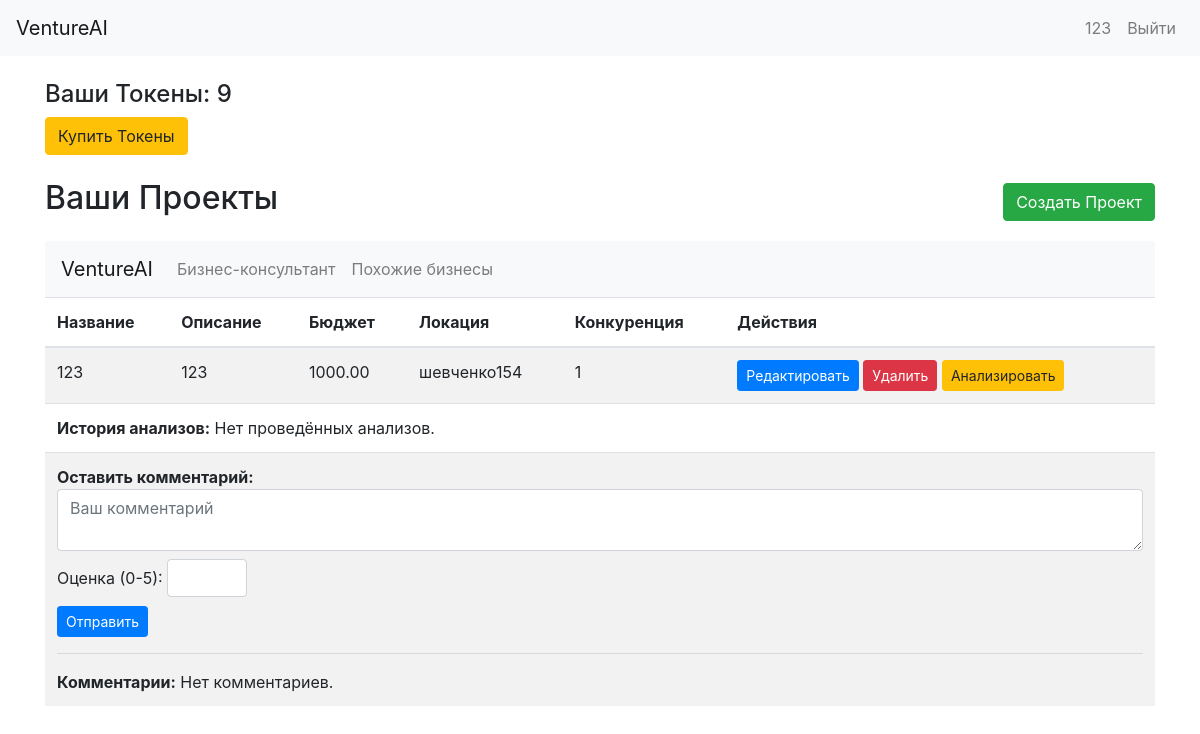
Screenshot of / (signed in) with the database file from the repository.
### core/models.py (models this page shows, shortened)
class User(AbstractUser):
    email = models.EmailField(unique=True)
    tokens = models.IntegerField(default=3)  # Начальное количество токенов
    USERNAME_FIELD = 'email'
    REQUIRED_FIELDS = ['username']

class BusinessProject(models.Model):
    user = models.ForeignKey(User, on_delete=models.CASCADE, related_name='projects')
    name = models.CharField(max_length=255)
    description = models.TextField()
    budget = models.DecimalField(max_digits=12, decimal_places=2)
    location = models.CharField(max_length=255)
    competition_level = models.IntegerField(choices=[(i, i) for i in range(1, 6)])  # Правильное имя поля
    created_at = models.DateTimeField(default=timezone.now)

### core/views.py (the view)
# urls.py: path('', views.dashboard, name='dashboard'),
@login_required
def dashboard(request):
    projects = BusinessProject.objects.filter(user=request.user)
    return render(request, 'core/dashboard.html', {'projects': projects})

### core/templates/core/dashboard.html (shortened to what this page needs)
{% extends 'core/base.html' %}
{% load crispy_forms_tags %}
{% block content %}
<div class="mb-4">
    <h4>Ваши Токены: {{ user.tokens }}</h4>
    <a href="{% url 'core:buy_tokens' %}" class="btn btn-warning">Купить Токены</a>
</div>
<div class="d-flex justify-content-between align-items-center mb-3">
    <h2>Ваши Проекты</h2>
    <a href="{% url 'core:project_create' %}" class="btn btn-success">Создать Проект</a>
</div>
<table class="table table-striped">
    <thead>
        <tr>
            <th>Название</th>
            <th>Описание</th>
            <th>Бюджет</th>
            <th>Локация</th>
            <th>Конкуренция</th>
            <th>Действия</th>
        </tr>
    </thead>
    <tbody>
        {% for project in projects %}
        <tr>
            <td>{{ project.name }}</td>
            <td>{{ project.description }}</td>
            <td>{{ project.budget }}</td>
            <td>{{ project.location }}</td>
            <td>{{ project.competition_level }}</td>
            <td>
                <a href="{% url 'core:project_update' pk=project.pk %}" class="btn btn-primary btn-sm">Редактировать</a>
                <a href="{% url 'core:project_delete' pk=project.pk %}" class="btn btn-danger btn-sm">Удалить</a>
                <a href="{% url 'core:project_analyze' pk=project.pk %}" class="btn btn-warning btn-sm">Анализировать</a>
            </td>
        </tr>
<nav class="navbar navbar-expand-lg navbar-light bg-light">
    <a class="navbar-brand" href="{% url 'core:dashboard' %}">VentureAI</a>
    <div class="collapse navbar-collapse" id="navbarNav">
        <ul class="navbar-nav ms-auto">
            {% if user.is_authenticated %}
                <li class="nav-item"><a class="nav-link" href="{% url 'core:business_advice' %}">Бизнес-консультант</a></li>
                <li class="nav-item"><a class="nav-link" href="{% url 'core:similar_businesses' %}">Похожие бизнесы</a></li>
            {% endif %}
        </ul>
    </div>
</nav>
    <td colspan="6">
        <strong>История анализов:</strong>
        {% if project.analyses.all %}
            <ul>
                {% for analysis in project.analyses.all %}
                    <li>
                        {{ analysis.analyzed_at|date:"d.m.Y H:i" }} — Вероятность успеха: {{ analysis.success_probability }}%<br>
                        Рекомендации: {{ analysis.recommendations }}
                    </li>
                {% endfor %}
            </ul>
        {% else %}
            Нет проведённых анализов.
        {% endif %}
    </td>
<tr>
    <td colspan="6">
        <strong>Оставить комментарий:</strong>
        <form action="{% url 'core:add_comment' pk=project.pk %}" method="post">
            <div class="mb-2">
                <textarea name="comment" class="form-control" rows="2" placeholder="Ваш комментарий"></textarea>
            </div>
            <div class="mb-2">
                <label for="rating_{{ project.pk }}">Оценка (0-5): </label>
                <input type="number" id="rating_{{ project.pk }}" name="rating" min="0" max="5" class="form-control" style="width: 80px; display: inline-block;">
            </div>
            <button type="submit" class="btn btn-sm btn-primary">Отправить</button>
        </form>
        <hr>
        <strong>Комментарии:</strong>
        {% if project.comments.all %}
            <ul>
                {% for comment in project.comments.all %}
                    <li>
                        <strong>{{ comment.user.username }}:</strong> {{ comment.comment }}<br>
                        Оценка: {{ comment.rating }} | {{ comment.created_at|date:"d.m.Y H:i" }}
                    </li>
                {% endfor %}
            </ul>
        {% else %}
            Нет комментариев.
        {% endif %}
    </td>
</tr>
        {% endfor %}
    </tbody>
</table>
{% endblock %}

### core/templates/core/base.html (shortened to what this page needs)
<!DOCTYPE html>
<html lang="ru">
<head>
    <link rel="stylesheet" href="https://stackpath.bootstrapcdn.com/bootstrap/4.5.2/css/bootstrap.min.css">
    {% load static %}
    <link rel="stylesheet" href="{% static 'css/styles.css' %}">
</head>
<body>
    <nav class="navbar navbar-expand-lg navbar-light bg-light">
        <a class="navbar-brand" href="{% url 'core:dashboard' %}">VentureAI</a>
        <div class="collapse navbar-collapse">
            <ul class="navbar-nav ml-auto">
                {% if user.is_authenticated %}
                <li class="nav-item">
                    <a class="nav-link" href="#">{{ user.username }}</a>
                </li>
                <li class="nav-item">
                    <a class="nav-link" href="{% url 'core:logout' %}">Выйти</a>
                </li>
                {% endif %}
            </ul>
        </div>
    </nav>
    <div class="container mt-4">
        {% block content %}
        {% endblock %}
    </div>
<div aria-live="polite" aria-atomic="true" class="position-relative">
  <div class="toast-container position-absolute top-0 end-0 p-3">
  </div>
</div>
</body>
</html>

### rows the page displays
User: username "123", tokens "9"
BusinessProject: name "123", description "123", budget "1000.00", location "шевченко154", competition_level "1", shows "Нет проведённых анализов.", shows "Нет комментариев."
